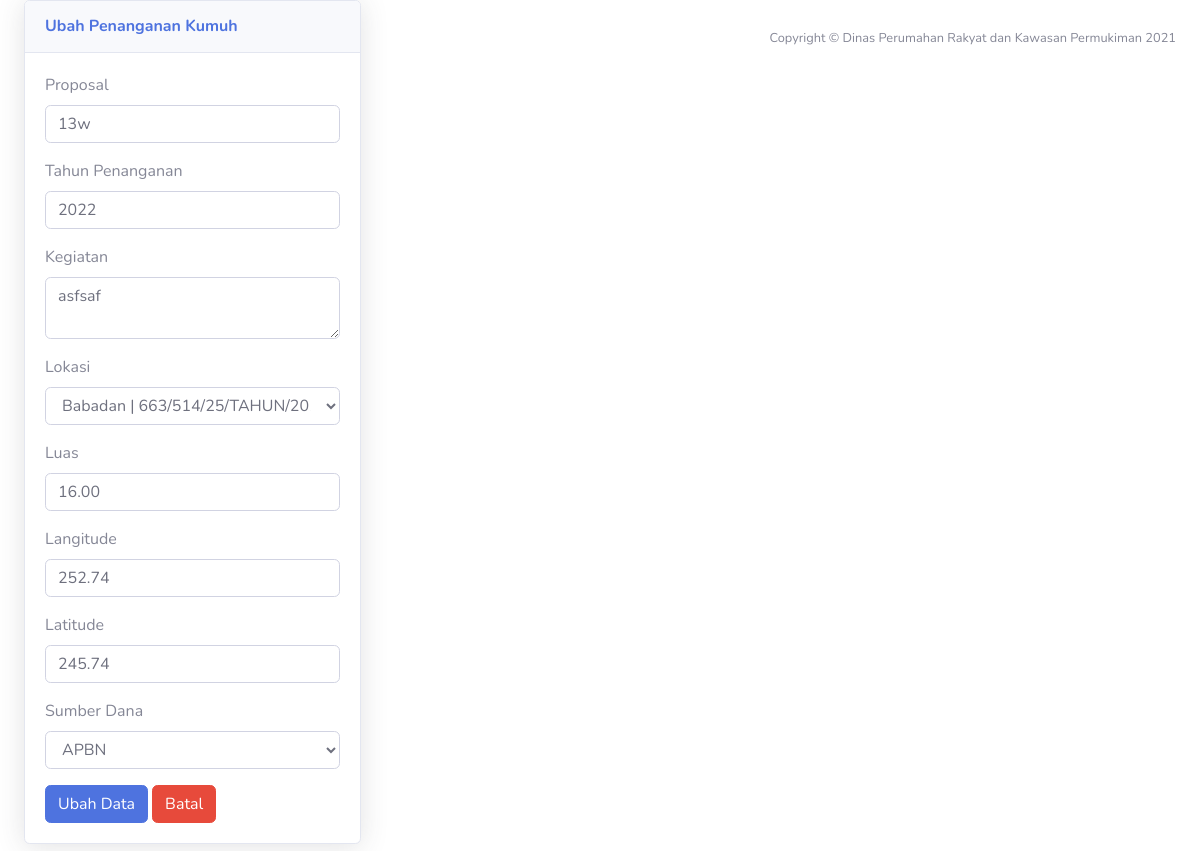
Page /user/penanganan_kumuh_ubah/29 on the committed database.
### tables this page shows
CREATE TABLE `penanganan_lokasi_kumuh` (
  `id_penanganan` int(11) NOT NULL,
  `proposal` varchar(20) NOT NULL,
  `kegiatan` varchar(80) NOT NULL,
  `tahun` int(4) NOT NULL,
  `sumber_dana` varchar(20) NOT NULL,
  `luas_tertangani` decimal(6,2) NOT NULL,
  `lng` varchar(20) NOT NULL,
  `lat` varchar(20) NOT NULL,
  `id_lokasi` int(11) NOT NULL
);

### application/controllers/User.php (called while the page is built, shortened)
<?php
class User extends CI_Controller
{
    public function __construct()
    {
        $this->load->model('alosista_model');
    }
    public function penanganan_kumuh_ubah($id_penanganan)
    {
        $data['content'] = $this->alosista_model->dropdown_lokasi_kumuh()->result_array();
        $data['title'] =  "Ubah Penanganan Kumuh";
        $data['content2'] = $this->alosista_model->edit_penanganan_kumuh_get($id_penanganan);
        $this->load->view('template/header', $data);
        $this->load->view('penanganankumuhubah', $data);
        $this->load->view('template/footer');
    }
}

### index.php (called while the page is built, shortened)
<?php
require_once BASEPATH.'core/CodeIgniter.php';

### application/models/Alosista_model.php (called while the page is built, shortened)
<?php
class Alosista_model extends CI_Model
{
    public function dropdown_lokasi_kumuh()
    {
        return $this->get_lokasi_kumuh();
    }
    public function get_lokasi_kumuh()
    {
        $this->db->select('lokasi_kumuh.luas_akhir as luas_akhir, lokasi_kumuh.id_lokasi as id_lokasi, lokasi_kumuh.lokasi as lokasi,lokasi_kumuh.luas as luas, lokasi_kumuh.lingkup_administratif as lingkup_administratif, lokasi_kumuh.lng as lng, lokasi_kumuh.lat as lat, lokasi_kumuh.tingkat_kumuh as tingkat_kumuh,  surat_keterangan_kumuh.id_sk as id_sk,surat_keterangan_kumuh.sk as sk, reg_regencies.name as kabupaten, lokasi_kumuh.tingkat_kumuh as tingkat_kumuh');
        return $this->db->from('lokasi_kumuh')->join('surat_keterangan_kumuh', 'surat_keterangan_kumuh.id_sk=lokasi_kumuh.id_sk', 'LEFT')->join('reg_regencies', 'reg_regencies.id=surat_keterangan_kumuh.regency_id', 'LEFT')->get();
    }
    public function get_penanganan_kumuh()
    {
        $this->db->from('penanganan_lokasi_kumuh as p');
        $this->db->join('lokasi_kumuh as l', 'l.id_lokasi = p.id_lokasi', 'left');
        $this->db->join('surat_keterangan_kumuh as s', 's.id_sk = l.id_sk', 'left');
        $this->db->join('reg_regencies as r', 'r.id = s.regency_id', 'left');
        $this->db->select('p.id_penanganan as id_penanganan, p.proposal as proposal, p.kegiatan as kegiatan, p.tahun as tahun_penanganan, p.sumber_dana as dana, p.luas_tertangani as luas_tertangani, p.lng as lng, p.lat as lat, l.lokasi as lokasi, l.lingkup_administratif, s.sk as sk, r.name as kabupaten, p.id_lokasi as id_lokasi');
        return $this->db->get();
    }
    public function edit_penanganan_kumuh_get($id_penanganan)
    {
        $this->db->where('id_penanganan', $id_penanganan);
        return $this->get_penanganan_kumuh()->row_array();
    }
}

### application/views/penanganankumuhubah.php (the view, shortened to what this page needs)
<div class="container-fluid">
    <div class="row">
        <div class="col-lg-6">
            <div class="card shadow mb-4 ">
                <div class="card-header py-3">
                    <h6 class="m-0 font-weight-bold text-primary">Ubah Penanganan Kumuh</h6>
                </div>
                <div class="card-body">
                    <form action="<?php echo base_url('user/'); ?>penanganan_kumuh_aksi_ubah" method="POST">
                        <div class="form-group">
                            <label for="proposal">Proposal</label>
                            <input type="text" class="form-control" name="proposal" id="proposal" value="<?php echo $content2['proposal'] ?>">
                        </div>
                        <div class="form-group">
                            <label for="tahun_penanganan">Tahun Penanganan</label>
                            <input type="number" class="form-control" name="tahun_penanganan" id="tahun_penanganan" value="<?php echo $content2['tahun_penanganan'] ?>">
                        </div>
                        <div class="form-group">
                            <label for="kegiatan">Kegiatan</label>
                            <textarea type="text" class="form-control" name="kegiatan" id="kegiatan"><?php echo $content2['kegiatan'] ?></textarea>
                        </div>
                        <div class="form-group">
                            <label for="lokasi">Lokasi</label>
                            <select class="selectpicker form-control" data-live-search="true" name="lokasi" id="lokasi" required>
                                <?php foreach ($content as $key) : ?>
                                    <option value="<?php echo $key['id_lokasi'] ?>"> <?php echo $key['lokasi'] ?> |  </option>
                                <?php endforeach; ?>
                            </select>
                        </div>
                        <div class="form-group">
                            <label for="luas_tertangani">Luas</label>
                            <input type="number" step="any" class="form-control" name="luas_tertangani" id="luas_tertangani" value="<?php echo $content2['luas_tertangani'] ?>">
                        </div>
                        <div class="form-group">
                            <label for="lng">Langitude</label>
                            <input type="number" step="any" class="form-control" name="lng" id="lng" value="<?php echo $content2['lng'] ?>">
                        </div>
                        <div class="form-group">
                            <label for="lat">Latitude</label>
                            <input type="number" step="any" class="form-control" name="lat" id="lat" value="<?php echo $content2['lat'] ?>">
                        </div>
                        <div class="form-group">
                            <label for="sumber_dana">Sumber Dana</label>
                            <select class="selectpicker form-control" data-live-search="true" name="sumber_dana" id="sumber_dana" required>
                                <option value="APBN">APBN</option>
                            </select>
                        </div>
                        <button type="submit" name="tambah" class="btn btn-primary float-left">Ubah Data</button>
                        <a class="btn btn-danger float-left ml-1" href="<?php echo base_url('user/penanganan_kumuh') ?>">Batal</a>
                    </form>
                </div>
            </div>
        </div>
    </div>
</div>

### rows in the picture
penanganan_lokasi_kumuh: proposal "13w", tahun_penanganan "2022", kegiatan "asfsaf", luas_tertangani "16.00", lng "252.74", lat "245.74"

### other values in the picture
form field lokasi "Babadan | 663/514/25/TAHUN/2014 | KAB. BANJARNEGARA"
